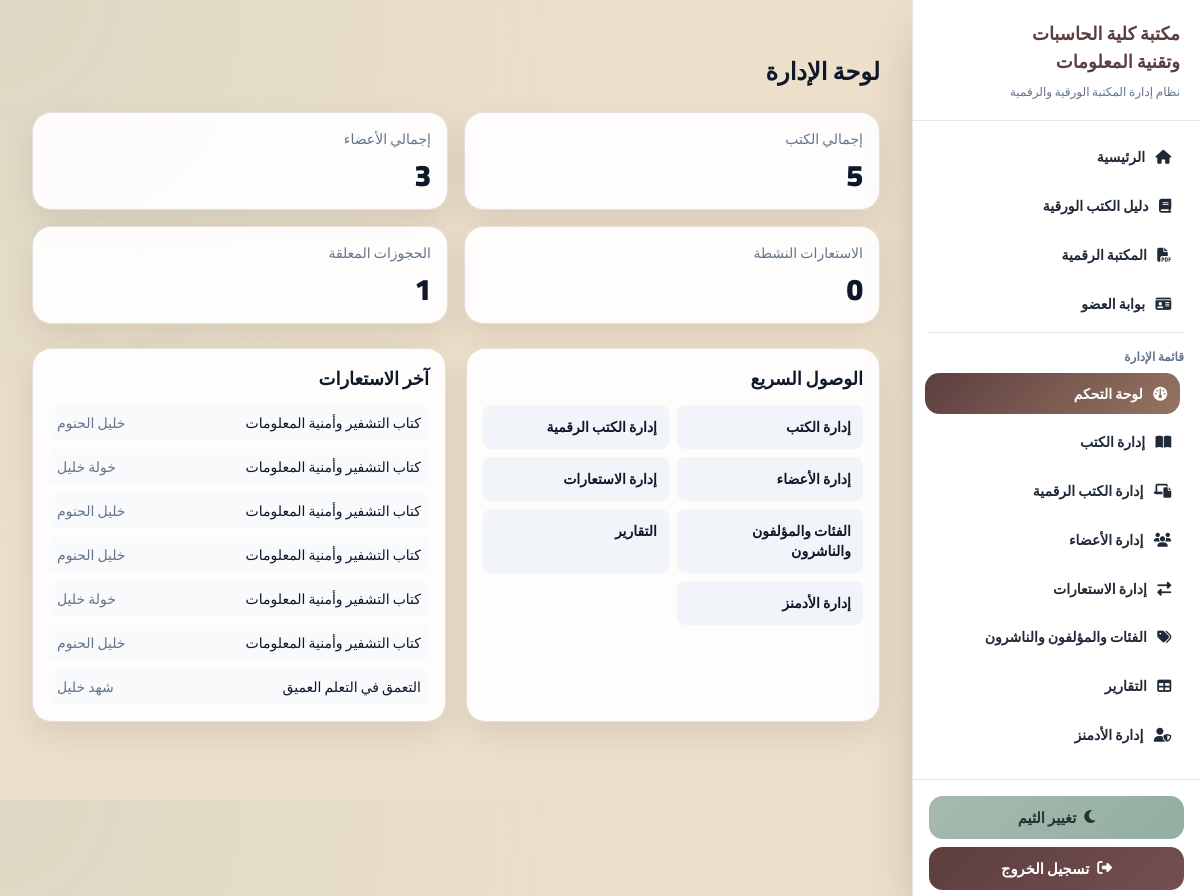
Page /dashboard/ (signed in) on the committed database.
### circulations/models.py (models this page shows, shortened)
class Borrowing(models.Model):
    borrowing_id = models.CharField(max_length=100, blank=True, null=True, unique=True)
    book_copy = models.ForeignKey(BookCopy, on_delete=models.CASCADE)
    member = models.ForeignKey(Member, on_delete=models.CASCADE)
    employee = models.ForeignKey(User, on_delete=models.SET_NULL, null=True)
    borrow_date = models.DateField()
    due_date = models.DateField()
    return_date = models.DateField(blank=True, null=True)
    renewed = models.BooleanField(default=False)
    renewal_requested = models.BooleanField(default=False)

### books/models.py (models this page shows, shortened)
class BookCopy(models.Model):
    STATUS = [
        ("new", "جديد"),
        ("damaged", "تالف"),
    ]
    book = models.ForeignKey(Book, on_delete=models.CASCADE)
    copy_number = models.CharField(max_length=50, blank=True, null=True)
    barcode = models.CharField(max_length=100, unique=True, blank=True)
    status = models.CharField(max_length=20, choices=STATUS, default="new")

class Book(models.Model):
    LANGUAGE_CHOICES = [
        ("arabic", "العربية"),
        ("english", "الإنجليزية"),
    ]
    dewey_decimal_number = models.CharField(max_length=100)
    title = models.CharField(max_length=300)
    authors = models.ManyToManyField(Author)
    category = models.ForeignKey(Category, on_delete=models.SET_NULL, null=True)
    publisher = models.ForeignKey(Publisher, on_delete=models.SET_NULL, null=True)
    publication_year = models.IntegerField(blank=True, null=True)
    edition = models.CharField(max_length=50, blank=True, null=True)
    volume = models.CharField(max_length=50, blank=True, null=True)
    language = models.CharField(max_length=20, choices=LANGUAGE_CHOICES, default="arabic")
    pages = models.IntegerField(blank=True, null=True)
    cover_image = models.ImageField(upload_to="books/covers/", blank=True, null=True)
    description = models.TextField(blank=True, null=True)
    created_at = models.DateTimeField(auto_now_add=True)
    view_count = models.PositiveIntegerField(default=0)

### members/models.py (models this page shows, shortened)
class Member(models.Model):
    MEMBER_TYPE = [
        ("student", "طالب"),
        ("staff", "موظف"),
        ("faculty", "هيئة تدريس"),
    ]
    STUDY_LEVEL = [
        ("first", "الأول"),
        ("second", "الثاني"),
        ("third", "الثالث"),
        ("fourth", "الرابع"),
    ]
    name = models.CharField(max_length=200)
    membership_number = models.CharField(max_length=50, unique=True)
    phone = models.CharField(max_length=20)
    member_type = models.CharField(max_length=20, choices=MEMBER_TYPE)
    university_id = models.CharField(max_length=50, blank=True, null=True)
    major = models.CharField(max_length=200, blank=True, null=True)
    level = models.CharField(max_length=10, choices=STUDY_LEVEL, blank=True, null=True)
    workplace = models.CharField(max_length=200, blank=True, null=True)
    membership_expiry = models.DateField()
    created_at = models.DateTimeField(auto_now_add=True)

### dashboard/views.py (the view)
# urls.py: path("", views.dashboard_home, name="dashboard_home"),
@admin_required
def dashboard_home(request):
    context = {
        "total_books": Book.objects.count(),
        "total_members": Member.objects.count(),
        "active_borrows": Borrowing.objects.filter(return_date__isnull=True).count(),
        "active_reservations": Reservation.objects.filter(status="pending").count(),
        "recent_borrows": Borrowing.objects.select_related("book_copy__book", "member").order_by("-borrow_date")[:8],
        "can_manage_books": has_admin_capability(request.user, "can_manage_books"),
        "can_manage_members": has_admin_capability(request.user, "can_manage_members"),
        "can_manage_categories": has_admin_capability(request.user, "can_manage_categories"),
        "can_manage_admins": has_admin_capability(request.user, "can_manage_admins"),
        "can_manage_circulation": has_admin_capability(request.user, "can_manage_circulation"),
    }
    return render(request, "dashboard/home.html", context)

### accounts/services.py (called while the page is built)
def is_library_admin(user):
    return user.is_authenticated and (
        user.is_superuser or user.is_staff or getattr(user, "is_admin", False)
    )

def has_admin_capability(user, capability):
    if user.is_superuser:
        return True
    return bool(getattr(user, capability, False))

def admin_required(view_func):
    @login_required(login_url="login")
    @wraps(view_func)
    def _wrapped(request, *args, **kwargs):
        if not is_library_admin(request.user):
            raise PermissionDenied("Admin access required.")
        return view_func(request, *args, **kwargs)
    return _wrapped

### templates/dashboard/home.html (shortened to what this page needs)
﻿{% extends "base.html" %}
{% block content %}
<section class="space-y-6">
    <h1 class="text-2xl font-black">لوحة الإدارة</h1>
    <div class="grid grid-cols-1 md:grid-cols-2 xl:grid-cols-4 gap-4">
        {% if can_manage_books %}
            <a href="{% url 'dashboard_books_list' %}" class="card block">
                <div class="text-sm text-slate-500">إجمالي الكتب</div>
                <div class="text-3xl font-black mt-2">{{ total_books }}</div>
            </a>
        {% else %}
            <article class="card"><div class="text-sm text-slate-500">إجمالي الكتب</div><div class="text-3xl font-black mt-2">{{ total_books }}</div></article>
        {% endif %}
        {% if can_manage_members %}
            <a href="{% url 'member_list' %}" class="card block">
                <div class="text-sm text-slate-500">إجمالي الأعضاء</div>
                <div class="text-3xl font-black mt-2">{{ total_members }}</div>
            </a>
        {% else %}
            <article class="card"><div class="text-sm text-slate-500">إجمالي الأعضاء</div><div class="text-3xl font-black mt-2">{{ total_members }}</div></article>
        {% endif %}
        {% if can_manage_circulation %}
            <a href="{% url 'dashboard_circulation' %}" class="card block">
                <div class="text-sm text-slate-500">الاستعارات النشطة</div>
                <div class="text-3xl font-black mt-2">{{ active_borrows }}</div>
            </a>
            <a href="{% url 'dashboard_circulation' %}" class="card block">
                <div class="text-sm text-slate-500">الحجوزات المعلقة</div>
                <div class="text-3xl font-black mt-2">{{ active_reservations }}</div>
            </a>
        {% endif %}
    </div>
    <div class="grid grid-cols-1 lg:grid-cols-2 gap-5">
        <section class="card">
            <h2 class="text-lg font-black mb-3">الوصول السريع</h2>
            <div class="grid grid-cols-1 sm:grid-cols-2 gap-2 text-sm font-bold">
                {% if can_manage_books %}
                    <a href="{% url 'dashboard_books_list' %}" class="p-3 rounded-lg bg-slate-100 dark:bg-slate-800">إدارة الكتب</a>
                    <a href="{% url 'dashboard_digital_list' %}" class="p-3 rounded-lg bg-slate-100 dark:bg-slate-800">إدارة الكتب الرقمية</a>
                {% endif %}
                {% if can_manage_members %}
                    <a href="{% url 'member_list' %}" class="p-3 rounded-lg bg-slate-100 dark:bg-slate-800">إدارة الأعضاء</a>
                {% endif %}
                {% if can_manage_circulation %}
                    <a href="{% url 'dashboard_circulation' %}" class="p-3 rounded-lg bg-slate-100 dark:bg-slate-800">إدارة الاستعارات</a>
                {% endif %}
                {% if can_manage_categories %}
                    <a href="{% url 'dashboard_categories' %}" class="p-3 rounded-lg bg-slate-100 dark:bg-slate-800">الفئات والمؤلفون والناشرون</a>
                {% endif %}
                <a href="{% url 'dashboard_reports' %}" class="p-3 rounded-lg bg-slate-100 dark:bg-slate-800">التقارير</a>
                {% if can_manage_admins %}
                    <a href="{% url 'dashboard_admin_users' %}" class="p-3 rounded-lg bg-slate-100 dark:bg-slate-800">إدارة الأدمنز</a>
                {% endif %}
            </div>
        </section>
        <section class="card">
            <h2 class="text-lg font-black mb-3">آخر الاستعارات</h2>
            <div class="space-y-2 text-sm">
                {% for borrow in recent_borrows %}
                    <div class="p-2 rounded-lg bg-slate-50 dark:bg-slate-800 flex items-center justify-between gap-2">
                        <span>{{ borrow.book_copy.book.title }}</span>
                        <span class="text-slate-500">{{ borrow.member.name }}</span>
                    </div>
                {% empty %}
                    <p class="text-slate-500">لا توجد عمليات حديثة.</p>
                {% endfor %}
            </div>
        </section>
    </div>
</section>
{% endblock %}

### libraryms/static/css/styles.css (style rules this page uses)
body { font-family: 'Cairo', sans-serif; background: radial-gradient(circle at top left, rgba(166, 186, 174, 0.22), transparent 40%), var(--c3); }
.card { background: rgba(255, 255, 255, 0.92); border: 1px solid rgba(93, 62, 63, 0.16); border-radius: 1.2rem; box-shadow: 0 12px 28px rgba(93, 62, 63, 0.12); padding: 1rem; backdrop-filter: blur(6px); }

### rows in the picture
Borrowing: book_copy.book "كتاب التشفير وأمنية المعلومات", member.name "خليل الحنوم"
Borrowing: book_copy.book "كتاب التشفير وأمنية المعلومات", member.name "خولة خليل"
Borrowing: book_copy.book "كتاب التشفير وأمنية المعلومات", member.name "خليل الحنوم"
Borrowing: book_copy.book "كتاب التشفير وأمنية المعلومات", member.name "خليل الحنوم"
Borrowing: book_copy.book "كتاب التشفير وأمنية المعلومات", member.name "خولة خليل"
Borrowing: book_copy.book "كتاب التشفير وأمنية المعلومات", member.name "خليل الحنوم"
Borrowing: book_copy.book "التعمق في التعلم العميق", member.name "شهد خليل"

### other values in the picture
{{ total_books }} "5"
{{ total_members }} "3"
{{ active_borrows }} "0"
{{ active_reservations }} "1"
